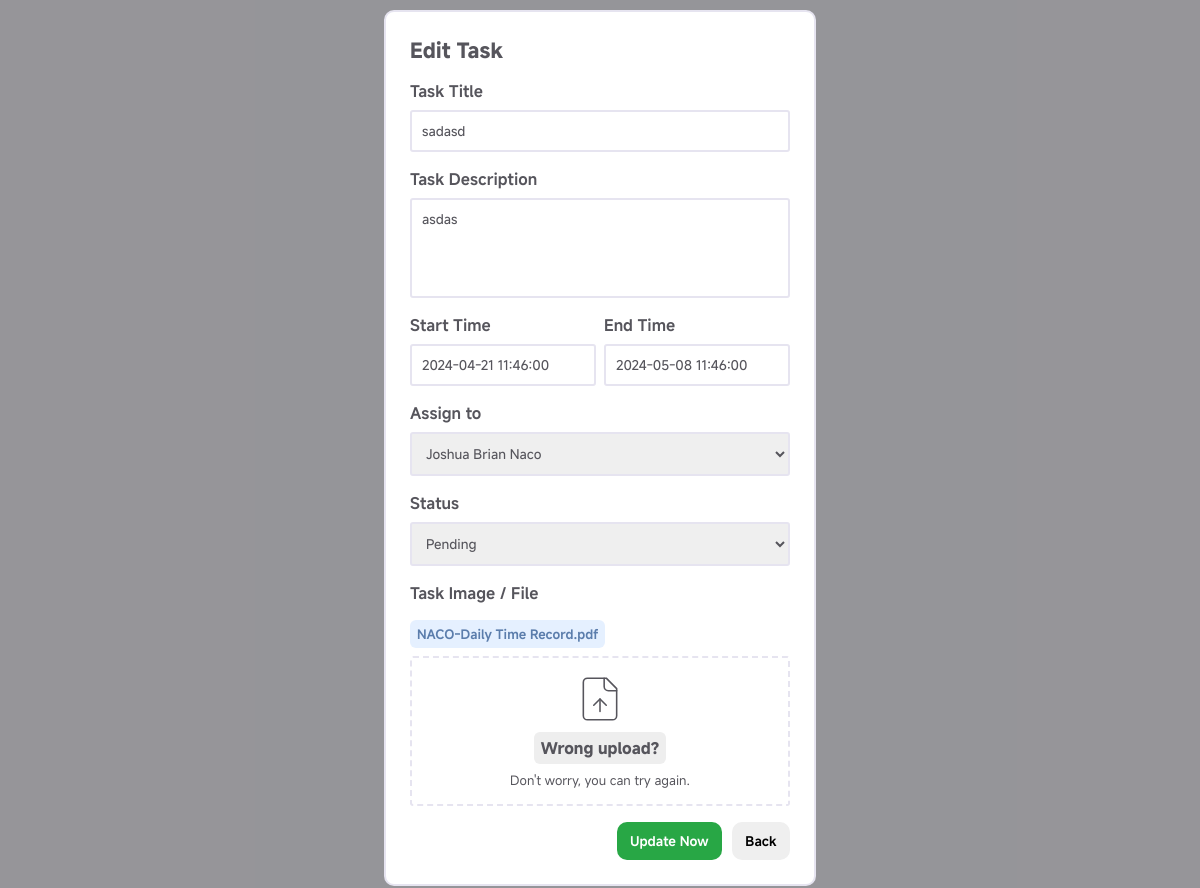
The app's page /edit-task.php?task_id=268 (signed in) with its own data.
### tables this page shows
CREATE TABLE `task_info` (
  `task_id` int(50) NOT NULL,
  `t_title` varchar(120) NOT NULL,
  `t_description` text DEFAULT NULL,
  `t_start_time` datetime DEFAULT NULL,
  `t_end_time` datetime DEFAULT NULL,
  `t_user_id` int(20) NOT NULL,
  `status` int(11) NOT NULL DEFAULT 0 COMMENT '0 = pending, 1 = In progress, 2 = complete',
  `role` varchar(100) NOT NULL,
  `proof` varchar(255) NOT NULL,
  `task_img` varchar(255) NOT NULL
);

### authentication.php (called while the page is built, shortened)
<?php
require 'classes/admin_class.php';
$obj_admin = new Admin_Class();

### classes/admin_class.php (called while the page is built, shortened)
<?php
class Admin_Class
{
	public $db;
	public function __construct()
	{
		$host_name = 'localhost';
		$user_name = 'root';
		$password = '';
		$db_name = 'taskplanner';
		try {
			$connection = new PDO("mysql:host={$host_name}; dbname={$db_name}", $user_name,  $password);
			$this->db = $connection;
		} catch (PDOException $message) {
			throw new Exception($message->getMessage());
		}
	}
	public function manage_all_info($sql)
	{
		try {
			$info = $this->db->prepare($sql);
			$info->execute();
			return $info;
		} catch (PDOException $e) {
			echo $e->getMessage();
		}
	}
}

### edit-task.php (the view, shortened to what this page needs)
<?php
require 'authentication.php';
$user_role = $_SESSION['user_role'];
$task_id = $_GET['task_id'];
include("include/lib_links.php");
$sql = "SELECT * FROM task_info WHERE task_id='$task_id' ";
$info = $obj_admin->manage_all_info($sql);
$row = $info->fetch(PDO::FETCH_ASSOC);
?>
<head>
</head>
<link rel="stylesheet" href="https://cdn.jsdelivr.net/npm/flatpickr/dist/flatpickr.min.css">
<form role="form" action="" enctype="multipart/form-data" method="post" autocomplete="off">
	<div id="modalBG" style="visibility: visible; opacity: 1; transition: none">
		<div class="modal" style="visibility: visible; opacity: 1; transform: scale(1.0); transition: none">
			<div class="modalTitle">
				<h2>Edit Task</h2>
			</div>
			<div class="v-wrapper">
				<label for="task_title">Task Title</label>
				<input type="text" placeholder="Task Title" id="task_title" name="task_title" list="expense" class="form-control" value="<?php echo $row['t_title']; ?>" <?php if ($user_role != 1) { ?> readonly <?php } ?> val required>
			</div>
			<div class="v-wrapper">
				<label for="task_description">Task Description</label>
				<textarea name="task_description" id="task_description" placeholder="What's the task all about...?" class="form-control" rows="5" cols="5"><?php echo $row['t_description']; ?></textarea>
			</div>
			<div class="h-wrapper">
				<div class="v-wrapper">
					<label for="t_start_time">Start Time</label>
					<input type="text" name="t_start_time" id="t_start_time" class="form-control" <?php if ($user_role != 1) { ?> disabled="true" <?php } ?> value="<?php echo $row['t_start_time'] ?: date('Y-m-d H:i:s'); ?>">
				</div>
				<div class="v-wrapper">
					<label for="t_end_time">End Time</label>
					<input type="text" name="t_end_time" id="t_end_time" class="form-control" <?php if ($user_role != 1) { ?> disabled="true" <?php } ?> value="<?php echo $row['t_end_time'] ?: date('Y-m-d H:i:s'); ?>">
				</div>
			</div>
			<div class="v-wrapper">
				<label for="assign_to">Assign to</label>
				<?php
				$sql = "SELECT user_id, fullname FROM tbl_admin WHERE user_role = 2";
				$info = $obj_admin->manage_all_info($sql);
				?>
				<select class="form-control" name="assign_to" id="aassign_to" <?php if ($user_role != 1) { ?> disabled="true" <?php } ?>>
					<?php while ($rows = $info->fetch(PDO::FETCH_ASSOC)) { ?>
						<option value="<?php echo $rows['user_id']; ?>" <?php
																		if ($rows['user_id'] == $row['t_user_id']) {
																		?> selected <?php } ?>><?php echo $rows['fullname']; ?></option>
					<?php } ?>
				</select>
			</div>
			<div class="v-wrapper">
				<label for="status">Status</label>
				<select class="form-control" name="status" id="status">
					<option value="0" <?php if ($row['status'] == 0) { ?>selected <?php } ?>>Pending</option>
				</select>
			</div>
			<?php if ($user_role != 2) { ?>
				<label>Task Image / File</label>
				<div class="v-wrapper">
					<?php if (!empty($row['task_img'])) {
						if (@getimagesize($row['task_img'])) { ?>
							<div class="img-container" style="width: 100%;">
								<img src="<?php echo $row['task_img']; ?>" alt="">
							</div>
						<?php } else { ?>
							<div class="file-container">
								<a href="<?php echo $row['task_img']; ?>" target="_blank"><?php echo basename($row['task_img']); ?></a>
							</div>
						<?php } ?>
						<div class="file-drop-area" style="height: 150px;">
							<div class="no-file-yet">
								<p><b>Wrong upload?</b></p>
								<span>Don't worry, you can try again.</span>
							</div>
						</div>
					<?php } ?>
				</div>
			<?php } else { ?>
			<?php } ?>
			<div class="btnSection">
				<form method="post">
					<button type="submit" name="update_task_info">Update Now</button>
				</form>
				<button name="back" onclick="window.history.back();">Back</button>
			</div>
		</div>
	</div>
</form>

### assets/css/style.css (style rules this page uses)
.h-wrapper { display: flex; gap: 0.5rem; }
.v-wrapper { display: flex; flex-direction: column; gap: 0.5rem; }
* { scroll-behavior: smooth; padding: 0; margin: 0; box-sizing: border-box; list-style: none; text-decoration: none; }
#modalBG { position: fixed; z-index: 9999; width: 100%; height: 100%; display: flex; justify-content: center; padding: 10px 0; overflow-y: auto; background-color: rgba(0, 0, 0, 0.4); opacity: 0; visibility: hidden; transition: all 0.3s ease; }
.modal { background-color: var(--panel-color); border: 2px solid var(--border-color); border-radius: 10px; padding: 1.5em; width: -webkit-fit-content; width: -moz-fit-content; width: fit-content; display: flex; flex-direction: column; gap: 1em; height: -webkit-fit-content; height: -moz-fit-content; height: fit-content; opacity: 0; visibility: hidden; transform: scale(0.9); transition: all 0.3s ease-in-out; }
.modal .modalTitle { display: flex; flex-direction: column; gap: 0.5rem; font-size: 14px; }
.modal label { font-weight: 600; }
.modal input, .modal textarea, .modal select { font-family: var(--primary-font); width: 100%; padding: 10px; border-radius: 3px; color: var(--text-color); font-weight: 500; border: 2px solid var(--border-color); }
.modal textarea { height: 100px; max-height: 100px; resize: none; }
.modal .btnSection { display: flex; justify-content: flex-end; gap: 10px; width: 100%; }
.modal .btnSection button { font-family: var(--primary-font); white-space: nowrap; padding: 0.75em 1em; border: none; font-weight: 600; border-radius: 10px; cursor: pointer; }
.modal .btnSection button:nth-child(1) { background-color: #28a745; color: white; }
.modal p { background-color: #eeeeee; padding: 5px 7px; border-radius: 6px; width: -webkit-fit-content; width: -moz-fit-content; width: fit-content; }
.modal .h-wrapper { display: flex; gap: 0.5rem; }
.modal .v-wrapper { display: flex; flex-direction: column; gap: 0.5rem; }
.file-container a { display: flex; gap: 0.5rem; background-color: rgba(79, 152, 255, 0.1490196078); color: #5b7dac; border-radius: 6px; padding: 5px 7px; width: -webkit-fit-content; width: -moz-fit-content; width: fit-content; align-items: center; gap: 0.5em; font-size: small; font-weight: 600; }
.file-drop-area { position: relative; padding: 1em; display: flex; flex-direction: column; align-items: center; justify-content: center; gap: 1em; height: 200px; border: 2px dashed var(--border-color); border-radius: 3px; background-position: center; background-repeat: no-repeat; background-size: cover; transition: all 0.2s ease; }
.file-drop-area .no-file-yet { display: flex; flex-direction: column; align-items: center; gap: 0.5em; text-align: center; }
.file-drop-area .no-file-yet span { font-size: 0.8em; }

### records on screen
task_info: task_title "sadasd", task_description "asdas", t_start_time "2024-04-21 11:46:00", t_end_time "2024-05-08 11:46:00", assign_to "Joshua Brian Naco", status "Pending", task_img "NACO-Daily Time Record.pdf"
